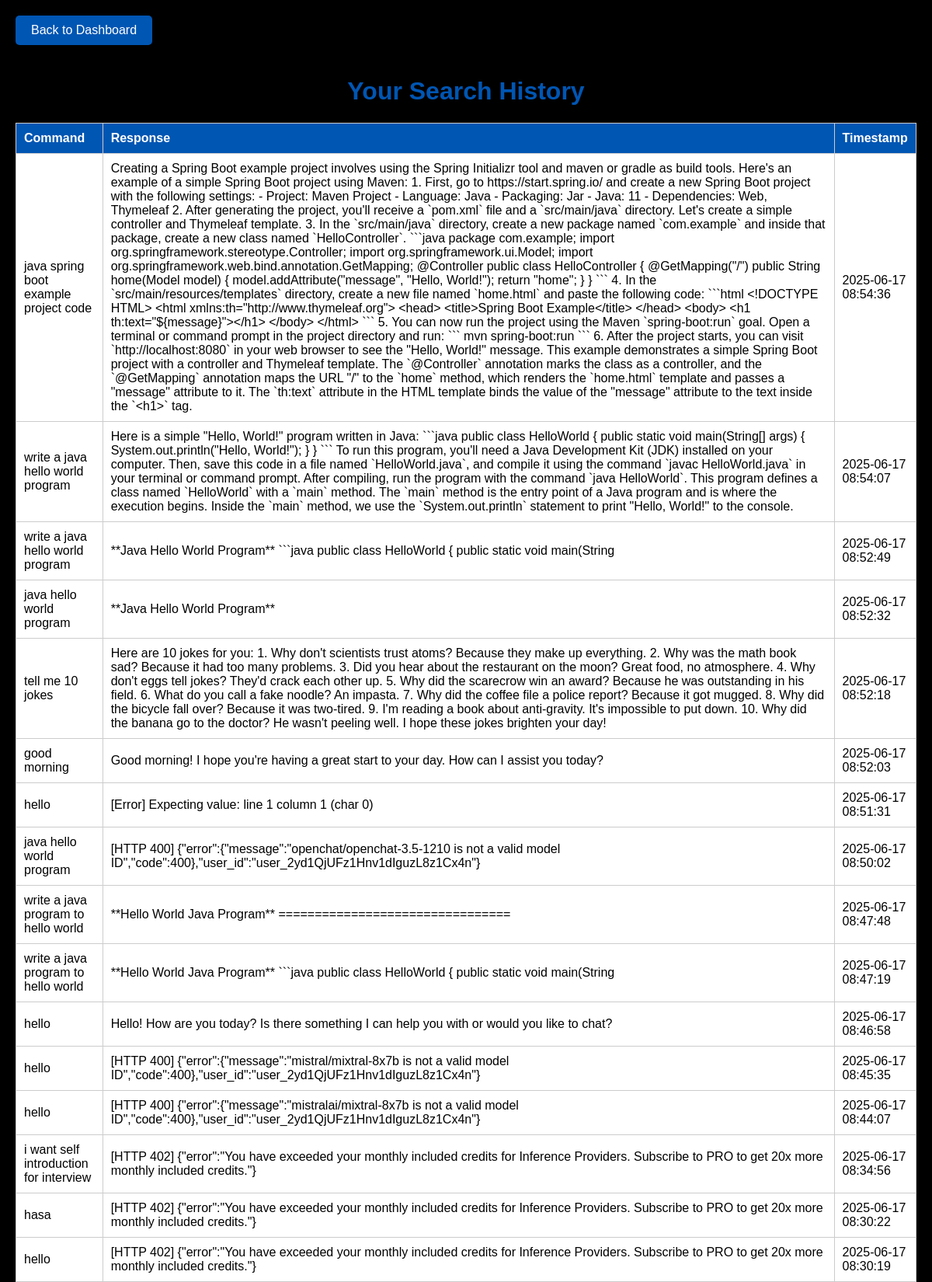
Screenshot of /history (signed in, upper part) with the database file from the repository.
### tables this page shows
CREATE TABLE user_history (
            id INTEGER PRIMARY KEY AUTOINCREMENT,
            user_id INTEGER,
            command TEXT,
            response TEXT,
            timestamp DATETIME DEFAULT CURRENT_TIMESTAMP,
            FOREIGN KEY(user_id) REFERENCES users(id)
        );

### app.py (the view)
@app.route('/history')
def history():
    username = session.get('username')
    if not username:
        return redirect(url_for('login'))
    conn = get_db_connection()
    cursor = conn.cursor()
    cursor.execute("SELECT id FROM users WHERE username=?", (username,))
    user = cursor.fetchone()
    if user:
        user_id = user['id']
        cursor.execute("SELECT command, response, timestamp FROM user_history WHERE user_id=? ORDER BY timestamp DESC", (user_id,))
        history = cursor.fetchall()
        conn.close()
        return render_template('history.html', history=history, random=random.random)
    else:
        conn.close()
        return redirect(url_for('login'))

### app.py (called while the page is built)
def get_db_connection():
    conn = sqlite3.connect('signupDB.db')
    conn.row_factory = sqlite3.Row  # Access columns by name
    return conn

### templates/history.html (shortened to what this page needs)
<!DOCTYPE html>
<html lang="en">
<head>
</head>
<body>
    <a href="{{ url_for('start') }}" class="back-button">Back to Dashboard</a>
    <h1>Your Search History</h1>
    <table>
        <tr>
            <th>Command</th>
            <th>Response</th>
            <th>Timestamp</th>
        </tr>
        {% for entry in history %}
        <tr>
            <td>{{ entry.command }}</td>
            <td>{{ entry.response }}</td>
            <td>{{ entry.timestamp }}</td>
        </tr>
        {% endfor %}
    </table>
</body>
</html>

### templates/history.html (style rules this page uses)
body { font-family: Arial, sans-serif; background-color: #000; color: #fff; margin: 0; padding: 20px; overflow: scroll; }
h1 { text-align: center; color: #0056b3; }
table { width: 100%; border-collapse: collapse; margin-top: 20px; background-color: #fff; color: #000; }
th, td { padding: 10px; border: 1px solid #ccc; text-align: left; }
th { background-color: #0056b3; color: #fff; }
a.back-button { display: inline-block; margin-bottom: 20px; padding: 10px 20px; background-color: #0056b3; color: #fff; text-decoration: none; border-radius: 5px; }

### rows the page displays
user_history: command "java spring boot example project code", response "Creating a Spring Boot example project involves using the Spring Initializr tool and maven or gradle as build tools. Here's an example of a simple Spring Boot project using Maven: 1. First, go to https://start.spring.io/ and create a new Spring Boot project with the following settings: - Project: Maven Project - Language: Java - Packaging: Jar - Java: 11 - Dependencies: Web, Thymeleaf 2. After generating the project, you'll receive a `pom.xml` file and a `src/main/java` directory. Let's create a simple controller and Thymeleaf template. 3. In the `src/main/java` directory, create a new package named `com.example` and inside that package, create a new class named `HelloController`. ```java…", timestamp "2025-06-17 08:54:36"
user_history: command "write a java hello world program", response "Here is a simple \"Hello, World!\" program written in Java: ```java public class HelloWorld { public static void main(String[] args) { System.out.println(\"Hello, World!\"); } } ``` To run this program, you'll need a Java Development Kit (JDK) installed on your computer. Then, save this code in a file named `HelloWorld.java`, and compile it using the command `javac HelloWorld.java` in your terminal or command prompt. After compiling, run the program with the command `java HelloWorld`. This program defines a class named `HelloWorld` with a `main` method. The `main` method is the entry point of a Java program and is where the execution begins. Inside the `main` method, we use the…", timestamp "2025-06-17 08:54:07"
user_history: command "write a java hello world program", response "**Java Hello World Program** ```java public class HelloWorld { public static void main(String", timestamp "2025-06-17 08:52:49"
user_history: command "java hello world program", response "**Java Hello World Program**", timestamp "2025-06-17 08:52:32"
user_history: command "tell me 10 jokes", response "Here are 10 jokes for you: 1. Why don't scientists trust atoms? Because they make up everything. 2. Why was the math book sad? Because it had too many problems. 3. Did you hear about the restaurant on the moon? Great food, no atmosphere. 4. Why don't eggs tell jokes? They'd crack each other up. 5. Why did the scarecrow win an award? Because he was outstanding in his field. 6. What do you call a fake noodle? An impasta. 7. Why did the coffee file a police report? Because it got mugged. 8. Why did the bicycle fall over? Because it was two-tired. 9. I'm reading a book about anti-gravity. It's impossible to put down. 10. Why did the banana go to the doctor? He wasn't peeling well. I hope these…", timestamp "2025-06-17 08:52:18"
user_history: command "good morning", response "Good morning! I hope you're having a great start to your day. How can I assist you today?", timestamp "2025-06-17 08:52:03"
user_history: command "hello", response "[Error] Expecting value: line 1 column 1 (char 0)", timestamp "2025-06-17 08:51:31"
user_history: command "java hello world program", response "[HTTP 400] {\"error\":{\"message\":\"openchat/openchat-3.5-1210 is not a valid model ID\",\"code\":400},\"user_id\":\"user_2yd1QjUFz1Hnv1dIguzL8z1Cx4n\"}", timestamp "2025-06-17 08:50:02"
user_history: command "write a java program to hello world", response "**Hello World Java Program** ================================", timestamp "2025-06-17 08:47:48"
user_history: command "write a java program to hello world", response "**Hello World Java Program** ```java public class HelloWorld { public static void main(String", timestamp "2025-06-17 08:47:19"
user_history: command "hello", response "Hello! How are you today? Is there something I can help you with or would you like to chat?", timestamp "2025-06-17 08:46:58"
user_history: command "hello", response "[HTTP 400] {\"error\":{\"message\":\"mistral/mixtral-8x7b is not a valid model ID\",\"code\":400},\"user_id\":\"user_2yd1QjUFz1Hnv1dIguzL8z1Cx4n\"}", timestamp "2025-06-17 08:45:35"
user_history: command "hello", response "[HTTP 400] {\"error\":{\"message\":\"mistralai/mixtral-8x7b is not a valid model ID\",\"code\":400},\"user_id\":\"user_2yd1QjUFz1Hnv1dIguzL8z1Cx4n\"}", timestamp "2025-06-17 08:44:07"
user_history: command "i want self introduction for interview", response "[HTTP 402] {\"error\":\"You have exceeded your monthly included credits for Inference Providers. Subscribe to PRO to get 20x more monthly included credits.\"}", timestamp "2025-06-17 08:34:56"
user_history: command "hasa", response "[HTTP 402] {\"error\":\"You have exceeded your monthly included credits for Inference Providers. Subscribe to PRO to get 20x more monthly included credits.\"}", timestamp "2025-06-17 08:30:22"
user_history: command "hello", response "[HTTP 402] {\"error\":\"You have exceeded your monthly included credits for Inference Providers. Subscribe to PRO to get 20x more monthly included credits.\"}", timestamp "2025-06-17 08:30:19"
